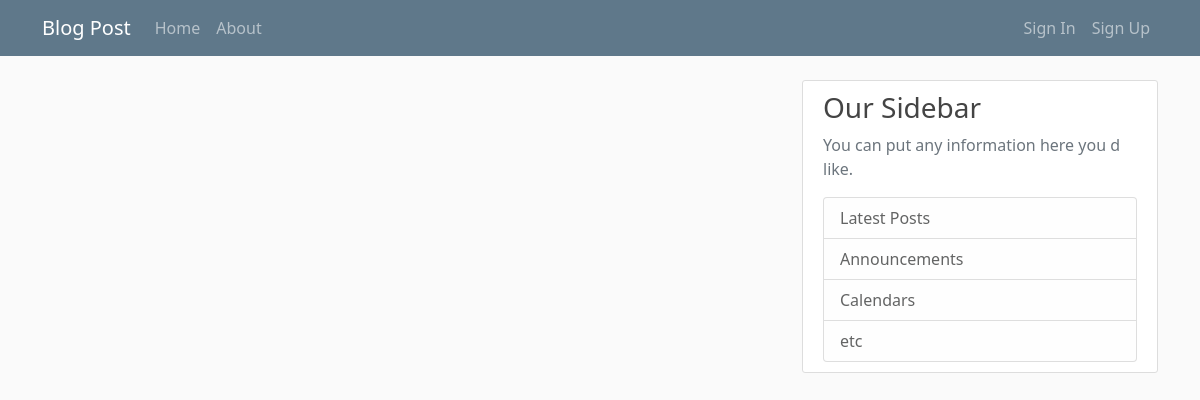
The app's page /home, older data.
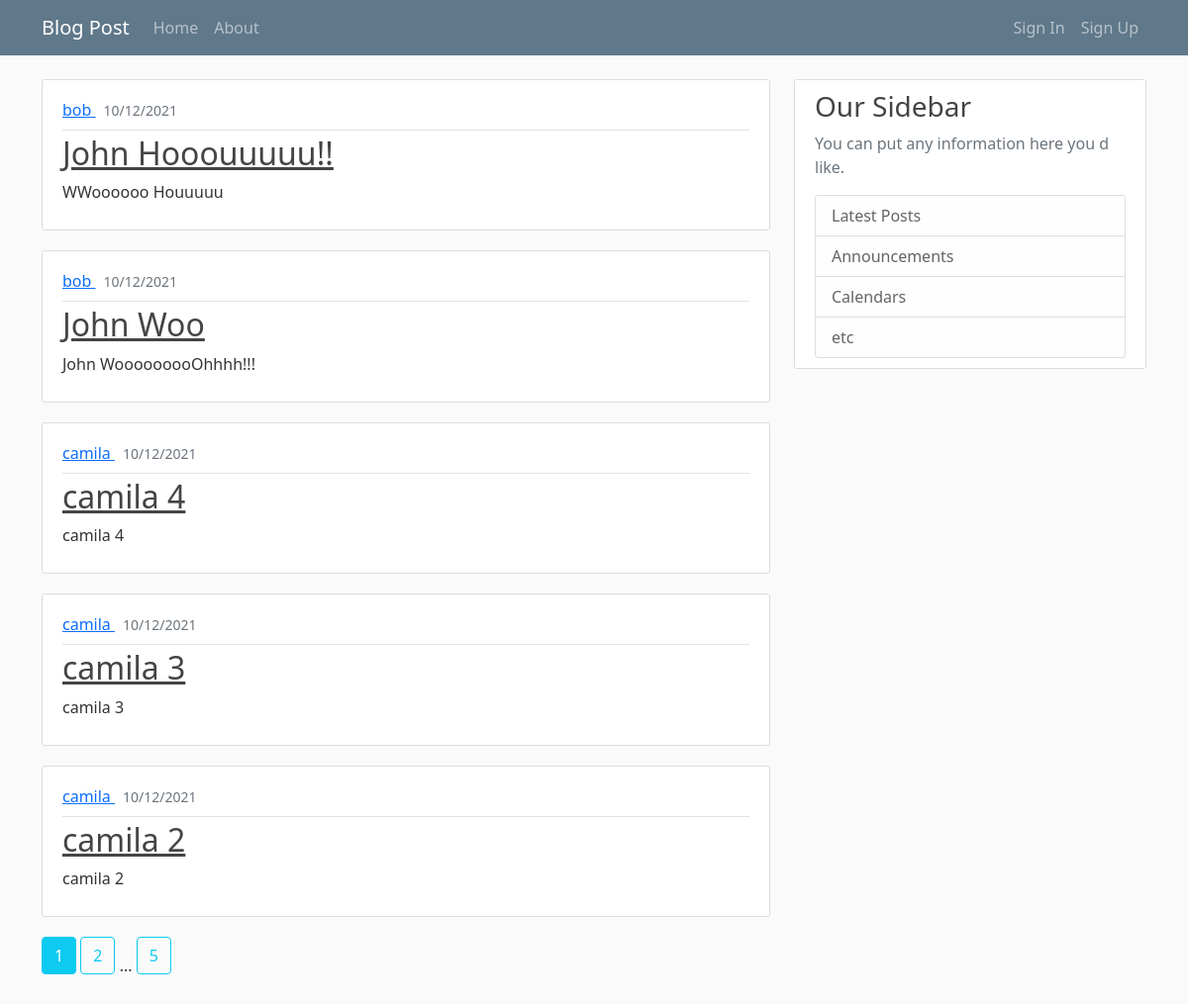
The same page, newer data.
### flaskblog/models.py (models this page shows, shortened)
class Post(db.Model):
    id = db.Column(db.Integer, primary_key=True)
    title = db.Column(db.String(100), nullable=False)
    content = db.Column(db.Text, nullable=False)
    created_at = db.Column(db.DateTime, nullable=False, default=datetime.utcnow)
    user_id = db.Column(db.Integer, db.ForeignKey("user.id"), nullable=False)

class User(db.Model, UserMixin):
    id = db.Column(db.Integer, primary_key=True)
    username = db.Column(db.String(20), unique=True, nullable=False)
    email = db.Column(db.String(120), unique=True, nullable=False)
    image_file = db.Column(db.String(20), nullable=False, default="default.jpg")
    password_hash = db.Column(db.String(60), nullable=False)
    created_at = db.Column(db.DateTime, nullable=False, default=datetime.utcnow)
    posts = db.relationship("Post", backref=db.backref("author", lazy=True))

### flaskblog/main/routes.py (the view)
@main.route("/")
@main.route("/home")
def home():
    page = request.args.get("page", 1, type=int)
    posts = Post.query.order_by(Post.created_at.desc()).paginate(per_page=5, page=page)
    return render_template("home.html", posts=posts)

### flaskblog/templates/home.html
{% extends "layout.html" %}
{% block content %}
  {% for post in posts.items %}
    <article class="media content-section">
      <div class="media-body">
	<div class="article-metadata py-2">
	  <a class="me-2"
             href="{{ url_for('posts.get_posts_by_username', username=post.author.username) }}">
            {{ post.author.username }}
          </a>
	  <small class="text-muted">{{ post.created_at.strftime("%d/%m/%Y") }}</small>
	</div>
	<h2>
	  <a class="article-title" href="{{ url_for('posts.get_post', post_id=post.id) }}">
	    {{ post.title }}
	  </a>
	</h2>
	<p class="article-content">{{ post.content }}</p>
      </div>
    </article>
  {% endfor %}
  {% for page_num in posts.iter_pages(left_edge=1, right_edge=1, left_current=1, right_current=2) %}
    {% if not page_num %}
      ...
    {% elif posts.page == page_num %}
      <a href="{{ url_for('main.home', page=page_num) }}" class="btn btn-info mb-4 text-white">
        {{ page_num }}
      </a>
    {% else %}
      <a href="{{ url_for('main.home', page=page_num) }}" class="btn btn-outline-info mb-4">
        {{ page_num }}
      </a>
    {% endif %}
  {% endfor %}
{% endblock content %}

Row changes from the older to the newer data that the page shows:
added Post: author.username "bob", created_at "10/12/2021", title "John Hooouuuuu!!", content "WWoooooo Houuuuu"
added Post: author.username "bob", created_at "10/12/2021", title "John Woo", content "John WooooooooOhhhh!!!"
added Post: author.username "camila", created_at "10/12/2021", title "camila 4", content "camila 4"
added Post: author.username "camila", created_at "10/12/2021", title "camila 3", content "camila 3"
added Post: author.username "camila", created_at "10/12/2021", title "camila 2", content "camila 2"
Text that changed along with them:
new list line: "1"
new list line: "2"
new list line: "5"
